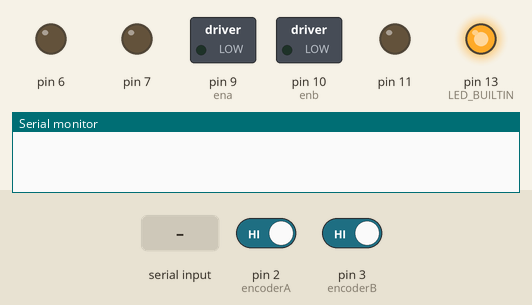
A sketch run on a simulated Arduino Uno, built with avr-gcc and run on an emulated ATmega328P. Shown: switched loads named in the sketch (green lamp = pin HIGH), output pins drawn as LEDs (lit = HIGH), the last lines printed to the serial monitor. Inputs (shaded band) come from the test bench; at power-on: pin 2 (encoderA) HIGH, pin 3 (encoderB) HIGH.

Above: at 1.2 s.
1.3 s: "1" received over Serial
3.8 s: "0" received over Serial
At 4.6 s:
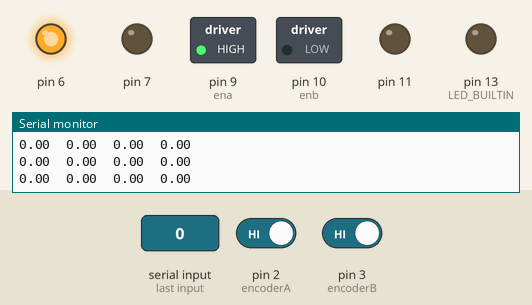
5.3 s: "2" received over Serial
At 5.9 s:
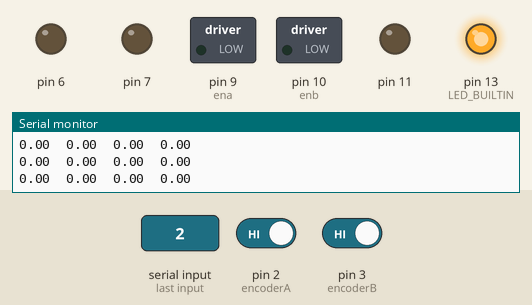
Timing chart, 0 to 8.3 s (numbered marks = the images above; inputs shaded):
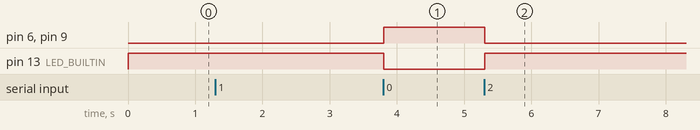

The sketch:

Encoder.ino
```cpp
#include "Motor_Controller.h"
#include <util/atomic.h>
#include "PID.h"


const int encoderA = 2;
const int encoderB = 3;


const int motorA_dir1 = 6;
const int motorA_dir2 = 7;
const int motorB_dir1 = 9;
const int motorB_dir2 = 8;
const int motorA_en = 10;
const int motorB_en = 11;


const float filter_factor = 0.05;
const float noise_reject = 0.001f;

volatile uint64_t counterA = 0;
volatile float pre_timeA = 0.0f;
volatile float speedA = 0.0f;
// volatile bool show = false;
// volatile float delta_t=0.0f ;
// volatile uint8_t pinstate = 0;

void isrA(){
    long ct = micros();
    float dt = float(ct - pre_timeA)/float(1.0e6);

    if(dt < noise_reject || digitalRead(encoderA)==0) return;
    counterA++;
    // pinstate = digitalRead(encoderA);

    speedA = (PI/10)/dt;
    pre_timeA = ct;
    // show = true;
    // delta_t = dt;
}

volatile uint64_t counterB = 0;
volatile float pre_timeB = 0.0f;
volatile float speedB = 0.0f;

void isrB(){
    long ct = micros();
    float dt = (ct - pre_timeB)/(1.0e6);
    if(dt <noise_reject || digitalRead(encoderB)==0) return;
    counterB++;
    speedB = PI/10/dt;
    pre_timeB = ct;
}


void wait_for_serial(){
    while (!Serial.available())
    {
        /* code */
    }
    while(Serial.available()){
        Serial.read();
    }

}

void set_pid_data(PID& pid,Data& my_data){
    pid.m_K_P = my_data.Kp;
    pid.m_K_D = my_data.Kd;
    pid.m_K_I = my_data.Ki;
    pid.m_set_point = my_data.set_point;
}

void set_data(Data& my_data){
    while(!Serial.available()){

    }
    float buffer[4] = {0};
    Serial.readBytes((uint8_t*)buffer,4*4);
    my_data.Kp = buffer[0];
    my_data.Ki = buffer[1];
    my_data.Kd = buffer[2];
    my_data.set_point = buffer[3];
    Serial.print("Kp: ");
    Serial.print(my_data.Kp);
    Serial.print(",");
    Serial.print("Ki: ");
    Serial.print(my_data.Ki);
    Serial.print(",");
    Serial.print("Kd: ");
    Serial.print(my_data.Kd);
    Serial.print(",");
    Serial.print("set_point: ");
    Serial.print(my_data.set_point);
    Serial.println();

    if(Serial.available()){ //clean up
        while (Serial.available())
        {
            Serial.read();
        }

    }
}


void Test_PID(){

    auto my_data = Data();

    auto controllerA = PID(1,0,0);
    auto controllerB = PID(1,0,0);
    auto sca = Speed_Cal(0.0,20);
    auto scb = Speed_Cal(0.0,20);

    auto motors = MotorController(motorA_dir1,
                            motorA_dir2,
                            motorB_dir1,
                            motorB_dir2,
                            motorA_en,
                            motorB_en);
    digitalWrite(LED_BUILTIN,HIGH);
    set_data(my_data);
    set_pid_data(controllerA,my_data);
    set_pid_data(controllerB,my_data);
    wait_for_serial();
    digitalWrite(LED_BUILTIN,LOW);
    uint64_t time = micros();
    uint64_t delta = 0;
    while(1){
        // motors.control(1.0,1.0);
        // continue;

        bool stop = false;

        while(Serial.available()){
            Serial.read();
            motors.Brake_A();
            motors.Brake_B();
            stop = true;
        }

        if(stop) break;

        // float sa =sca.calculate(counterA) ;
        // float sb  = scb.calculate(counterB);
        float ca = controllerA.control(speedA,delta/1e6);
        float cb = controllerB.control(speedB,delta/1e6);
        motors.control(
            ca > 0 ?ca:0,
            cb > 0 ?cb:0
        );
        // motors.control(0.2,0.0);
        // motors.control(0,0);
        // Serial.print(delta);
        // Serial.print('\t');
        // Serial.print(sb);
        // Serial.print('\t');
        Serial.print(speedA);
        Serial.print('\t');
        Serial.print(speedB);
        Serial.print('\t');
        Serial.print(ca);
        Serial.print('\t');
        Serial.print(cb);
        // Serial.print((int)counterA);
        Serial.println();
        // Serial.print(digitalRead(2));
        // Serial.print('\t');
        // Serial.print('\t');
        // Serial.print(delta_t,6);
        // Serial.print('\t');
        // Serial.print(pinstate);
        // Serial.println();
        // show = false;


        delta = micros() - time;
        time = micros();
    }
}

void setup()
{
    pinMode(encoderA, INPUT);
    pinMode(encoderB, INPUT);
    pinMode(LED_BUILTIN,OUTPUT);
    attachInterrupt(digitalPinToInterrupt(encoderA),isrA,RISING);
    attachInterrupt(digitalPinToInterrupt(encoderB),isrB,RISING);
    Serial.begin(9600);
}

void loop()
{

    Test_PID();


}
```

Motor_Controller.h
```cpp
#ifndef MOTOR_CONTROLLER
#define MOTOR_CONTROLLER
#define ANALOG_OUTPUT_SCALE 255

void clamp(float& val,float c){
    if(val < -c){
        val = -c;
    }
    if(val > c){
        val = c;
    }
}

struct MotorController
{

    uint8_t ma_in1 = 2;
    uint8_t ma_in2 = 3;
    uint8_t mb_in1 = 4;
    uint8_t mb_in2 = 5;
    uint8_t ena = 9;
    uint8_t enb = 10;

    MotorController(uint8_t ma_in1, uint8_t ma_in2, uint8_t mb_in1, uint8_t mb_in2, uint8_t ena,uint8_t enb)
        :ma_in1(ma_in1),ma_in2(ma_in2),mb_in1(mb_in1),mb_in2(mb_in2),ena(ena),enb(enb)
    {
        pinMode(ma_in1,OUTPUT);
        pinMode(ma_in2,OUTPUT);
        pinMode(mb_in1,OUTPUT);
        pinMode(ma_in2,OUTPUT);

        pinMode(ena,OUTPUT);
        pinMode(enb,OUTPUT);
    }

    void Brake_A(){
        pinMode(ma_in1,LOW);
        pinMode(ma_in2,LOW);
    }

    void Brake_B(){
        pinMode(mb_in1,LOW);
        pinMode(mb_in2,LOW);
    }

    void control(float ma_v, float mb_v){
        /*
        ma_v : velocity of motor A normalized (between -1 and 1)
        mb_v : velocity of motor B normalized (between -1 and 1)

        */
        clamp(ma_v,1);
        clamp(mb_v,1);

        analogWrite(ena,abs(ma_v)*ANALOG_OUTPUT_SCALE);
        analogWrite(enb,abs(mb_v)*ANALOG_OUTPUT_SCALE);
        if(ma_v >= 0){
            digitalWrite(ma_in1,HIGH);
            digitalWrite(ma_in2,LOW);
        }
        else{
            digitalWrite(ma_in1,LOW);
            digitalWrite(ma_in2,HIGH);
        }

        if(mb_v >=0){
            digitalWrite(mb_in1,HIGH);
            digitalWrite(mb_in2,LOW);
        }
        else{
            digitalWrite(mb_in1,LOW);
            digitalWrite(mb_in2,HIGH);
        }


    }
};


struct Speed_Cal
{
    uint64_t pre_count=0;
    uint64_t time;
    uint64_t divs;
    float speed;
    Speed_Cal(uint64_t time,uint64_t divisions)
    :time(time) , divs(divisions)
    {
        speed = 0.0f;
    }
    float calculate(uint64_t count){
        int divisions = count - pre_count;
        float  dt = float(micros()-time)/(1.0e6f);
        // Serial.println(dt);
        if(divisions == 0){
            float anlge = (1.0f/float(divs))*2*PI;
            float ss = anlge/dt;
            if(ss < speed) return ss;
            return speed;
        }
        float angle =   (float(divisions)/float(divs))*2*PI ;
        pre_count = count;
        time = micros();
        speed = angle/dt;
        return speed;


    }
};


void check_motors(MotorController& motors,uint32_t dtime){
    motors.control(1,1);
}
#endif
```

PID.h
```cpp
#ifndef PID_HEADER
#define PID_HEADER

struct PID
{

    float m_set_point = 0.0f;
    float m_K_P = 0.0f;
    float m_K_D = 0.0f;
    float m_K_I = 0.0f;
    float I_error = 0.0f;


    PID(float K_P, float K_D, float K_I)
        : m_K_P(K_P), m_K_D(K_D), m_K_I(K_I)
    {
    }

    void set_point(float set_point){
        m_set_point = set_point;
    }

    float control(float measurement,float delta){

        float error = m_set_point - measurement;


        if ( (I_error > 1 && error > 0) || ( I_error < -1 && error < 0 ))
        {  }

        else
        { I_error = I_error + delta*error;}

        float signal = m_K_P * error + m_K_I * I_error;
        return signal;

    }
};
    struct Data{
        float Kp = 0.0f;
        float Ki = 0.0f;
        float Kd = 0.0f;
        float set_point = 0.0f;
    };
#endif
```

Measured:
- after the input at 3.8 s, pin 6, pin 9 (ena): LOW → HIGH at once; pin 13 (LED_BUILTIN): HIGH → LOW at once
- after the input at 5.3 s, pin 6, pin 9 (ena): HIGH → LOW at once; pin 13 (LED_BUILTIN): LOW → HIGH at once
